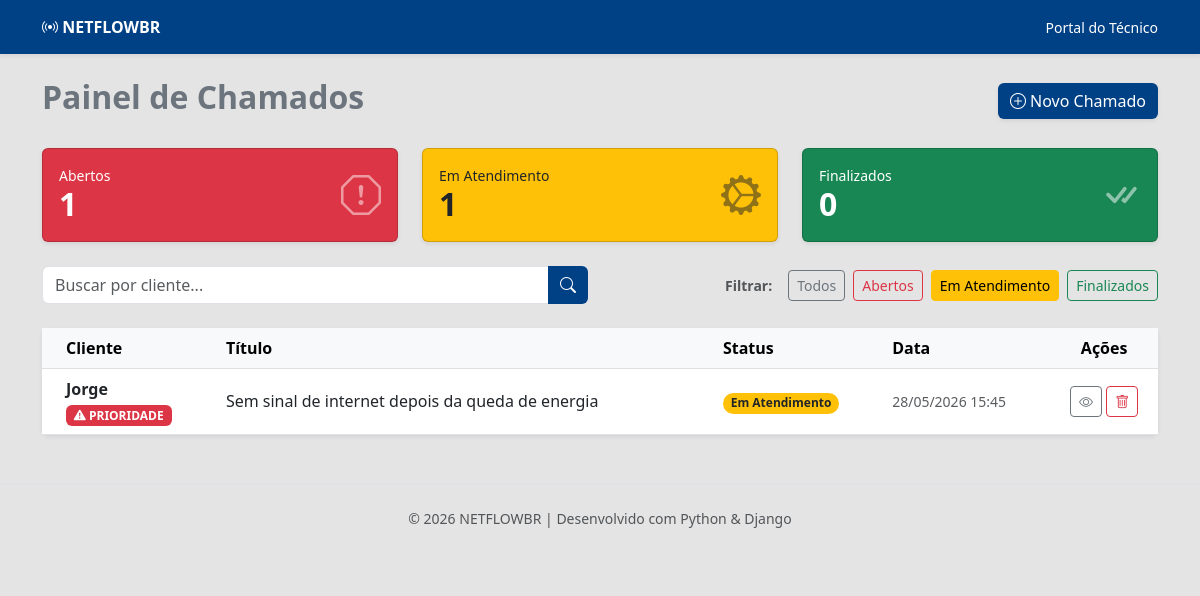
Screenshot of /?status=progresso with the database file from the repository.
### core/models.py (models this page shows, shortened)
class Chamado(models.Model):
    STATUS_CHOICES = [
        ('aberto', 'Aberto'),
        ('progresso', 'Em Atendimento'),
        ('concluido', 'Finalizado'),
    ]
    prioridade = models.BooleanField(default=False, verbose_name="É Prioridade?")
    cliente = models.CharField(max_length=100, default='Consumidor Final')
    titulo = models.CharField(max_length=100)
    descricao = models.TextField()
    status = models.CharField(max_length=20, choices=STATUS_CHOICES, default='aberto')
    data_criacao = models.DateTimeField(auto_now_add=True)
    def esta_atrasado(self):
        dias = 2 if self.prioridade else 3
        prazo_limite = timezone.now() - timedelta(days=dias)
        return self.status == 'aberto' and self.data_criacao < prazo_limite

### core/views.py (the view)
# urls.py: path('', views.lista_chamados, name='lista_chamados'),
def lista_chamados (request):
    status_filtro = request.GET.get('status')
    busca = request.GET.get('search')
    todos = Chamado.objects.all()
    total_abertos = todos.filter(status='aberto').count()
    total_progresso = todos.filter(status='progresso').count()
    total_concluido = todos.filter(status='concluido').count()
    chamados = Chamado.objects.all().order_by('-data_criacao')
    if status_filtro:
        chamados= chamados.filter(status=status_filtro)
    if busca:
        chamados = chamados.filter(cliente__icontains=busca)
    return render(request, 'index.html', {
        'chamados': chamados,
        'total_abertos': total_abertos,
        'total_progresso': total_progresso,
        'total_concluido': total_concluido,
    })

### core/templates/index.html (shortened to what this page needs)
{% extends 'base.html' %}
{% block content %}
<div class="d-flex justify-content-between align-items-center mb-4">
    <h2 class="text-secondary fw-bold">Painel de Chamados</h2>
    <a href="{% url 'novo_chamado' %}" class="btn btn-primary shadow-sm">
        <i class="bi bi-plus-circle"></i> Novo Chamado
    </a>
</div>
<div class="row mb-4">
    <div class="col-md-4">
        <div class="card bg-danger text-white shadow-sm h-100">
            <div class="card-body d-flex justify-content-between align-items-center">
                <div><h6 class="mb-0 small uppercase">Abertos</h6><h2 class="fw-bold mb-0">{{ total_abertos }}</h2></div>
                <i class="bi bi-exclamation-octagon fs-1 opacity-50"></i>
            </div>
        </div>
    </div>
    <div class="col-md-4">
        <div class="card bg-warning text-dark shadow-sm h-100">
            <div class="card-body d-flex justify-content-between align-items-center">
                <div><h6 class="mb-0 small uppercase">Em Atendimento</h6><h2 class="fw-bold mb-0">{{ total_progresso }}</h2></div>
                <i class="bi bi-gear-wide-connected fs-1 opacity-50"></i>
            </div>
        </div>
    </div>
    <div class="col-md-4">
        <div class="card bg-success text-white shadow-sm h-100">
            <div class="card-body d-flex justify-content-between align-items-center">
                <div><h6 class="mb-0 small uppercase">Finalizados</h6><h2 class="fw-bold mb-0">{{ total_concluido }}</h2></div>
                <i class="bi bi-check-all fs-1 opacity-50"></i>
            </div>
        </div>
    </div>
</div>
<div class="row mb-4 align-items-center">
    <div class="col-md-6 mb-3 mb-md-0">
        <form method="GET">
            <div class="input-group">
                <input type="text" name="search" class="form-control" placeholder="Buscar por cliente..." value="{{ request.GET.search }}">
                <button class="btn btn-primary" type="submit"><i class="bi bi-search"></i></button>
            </div>
        </form>
    </div>
    <div class="col-md-6 d-flex justify-content-md-end gap-2">
        <span class="align-self-center me-2 fw-bold text-muted small">Filtrar:</span>
        <a href="{% url 'lista_chamados' %}" class="btn btn-sm btn-outline-secondary {% if not request.GET.status %}active{% endif %}">Todos</a>
        <a href="?status=aberto" class="btn btn-sm btn-outline-danger {% if request.GET.status == 'aberto' %}active{% endif %}">Abertos</a>
        <a href="?status=progresso" class="btn btn-sm btn-outline-warning {% if request.GET.status == 'progresso' %}active{% endif %}">Em Atendimento</a>
        <a href="?status=concluido" class="btn btn-sm btn-outline-success {% if request.GET.status == 'concluido' %}active{% endif %}">Finalizados</a>
    </div>
</div>
<div class="card shadow-sm border-0">
    <div class="card-body p-0">
        <table class="table table-hover mb-0">
            <thead class="table-light">
                <tr>
                    <th class="ps-4">Cliente</th>
                    <th>Título</th>
                    <th>Status</th>
                    <th>Data</th>
                    <th class="text-center">Ações</th>
                </tr>
            </thead>
            <tbody>
                {% for chamado in chamados %}
                <tr class="align-middle {% if chamado.esta_atrasado %}table-danger{% endif %}">
                    <td class="ps-4 align-middle">
                        <div class="fw-bold">{{ chamado.cliente }}</div>
                        {% if chamado.prioridade %}
                            <span class="badge bg-danger">
                                <i class="bi bi-exclamation-triangle-fill"></i> PRIORIDADE
                            </span>
                        {% endif %}
                    </td>
                    <td>{{ chamado.titulo }}</td>
                    <td>
                        {% if chamado.status == 'aberto' %}
                            <span class="badge rounded-pill bg-danger">Aberto</span>
                        {% elif chamado.status == 'progresso' %}
                            <span class="badge rounded-pill bg-warning text-dark">Em Atendimento</span>
                        {% else %}
                            <span class="badge rounded-pill bg-success">Finalizado</span>
                        {% endif %}
                    </td>
                    <td class="text-muted small">{{ chamado.data_criacao|date:"d/m/Y H:i" }}</td>
                    <td class="text-center">
                        <a href="{% url 'detalhe_chamado' chamado.id %}" class="btn btn-sm btn-outline-secondary" title="Ver Detalhes">
                            <i class="bi bi-eye"></i>
                        </a>
                        <a href="{% url 'excluir_chamado' chamado.id %}"
                           class="btn btn-sm btn-outline-danger"
                           onclick="return confirm('Tem certeza que deseja excluir este chamado?')"
                           title="Excluir">
                            <i class="bi bi-trash"></i>
                        </a>
                    </td>
                </tr>
                {% empty %}
                <tr><td colspan="5" class="text-center py-5 text-muted">Nenhum chamado encontrado.</td></tr>
                {% endfor %}
            </tbody>
        </table>
    </div>
</div>
{% endblock %}

### core/static/css/newcall.css (style rules this page uses)
:root { --azul-br: #004085; }
body { background-color: #e4e4e4; }
.btn-primary { background-color: var(--azul-br); border: none; }

### rows the page displays
Chamado: cliente "Jorge", prioridade True (drawn), titulo "Sem sinal de internet depois da queda de energia", status "Em Atendimento", data_criacao "28/05/2026 15:45"

### other values shown
{{ total_abertos }} "1"
{{ total_progresso }} "1"
{{ total_concluido }} "0"
